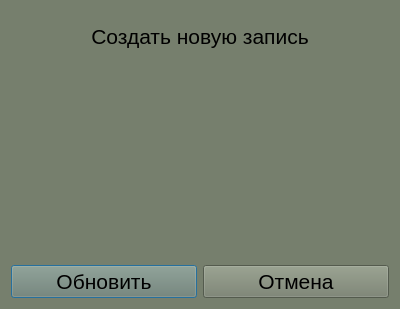
<?xml version="1.0" encoding="UTF-8"?>
<ui version="4.0">
 <class>Dialog</class>
 <widget class="QDialog" name="Dialog">
  <property name="geometry">
   <rect>
    <x>0</x>
    <y>0</y>
    <width>400</width>
    <height>309</height>
   </rect>
  </property>
  <property name="windowTitle">
   <string>Dialog</string>
  </property>
  <property name="styleSheet">
   <string notr="true">background-color: rgb(118, 127, 109);</string>
  </property>
  <layout class="QVBoxLayout" name="verticalLayout_2">
   <item>
    <widget class="QLabel" name="label">
     <property name="sizePolicy">
      <sizepolicy hsizetype="Preferred" vsizetype="Preferred">
       <horstretch>0</horstretch>
       <verstretch>0</verstretch>
      </sizepolicy>
     </property>
     <property name="minimumSize">
      <size>
       <width>0</width>
       <height>0</height>
      </size>
     </property>
     <property name="maximumSize">
      <size>
       <width>16777215</width>
       <height>50</height>
      </size>
     </property>
     <property name="font">
      <font>
       <family>Arial</family>
       <pointsize>16</pointsize>
      </font>
     </property>
     <property name="text">
      <string>Создать новую запись</string>
     </property>
     <property name="alignment">
      <set>Qt::AlignCenter</set>
     </property>
    </widget>
   </item>
   <item>
    <spacer name="verticalSpacer_2">
     <property name="orientation">
      <enum>Qt::Vertical</enum>
     </property>
     <property name="sizeType">
      <enum>QSizePolicy::Fixed</enum>
     </property>
     <property name="sizeHint" stdset="0">
      <size>
       <width>20</width>
       <height>15</height>
      </size>
     </property>
    </spacer>
   </item>
   <item>
    <widget class="QWidget" name="widget" native="true">
     <property name="styleSheet">
      <string notr="true">font: 16pt &quot;Arial&quot;;</string>
     </property>
     <layout class="QVBoxLayout" name="verticalLayout">
      <item>
       <layout class="QVBoxLayout" name="DataContainer"/>
      </item>
     </layout>
    </widget>
   </item>
   <item>
    <spacer name="verticalSpacer">
     <property name="orientation">
      <enum>Qt::Vertical</enum>
     </property>
     <property name="sizeType">
      <enum>QSizePolicy::Fixed</enum>
     </property>
     <property name="sizeHint" stdset="0">
      <size>
       <width>20</width>
       <height>15</height>
      </size>
     </property>
    </spacer>
   </item>
   <item>
    <layout class="QHBoxLayout" name="horizontalLayout">
     <item>
      <widget class="QPushButton" name="add">
       <property name="minimumSize">
        <size>
         <width>100</width>
         <height>0</height>
        </size>
       </property>
       <property name="font">
        <font>
         <family>Arial</family>
         <pointsize>16</pointsize>
        </font>
       </property>
       <property name="text">
        <string>Обновить</string>
       </property>
      </widget>
     </item>
     <item>
      <widget class="QPushButton" name="back">
       <property name="minimumSize">
        <size>
         <width>100</width>
         <height>0</height>
        </size>
       </property>
       <property name="font">
        <font>
         <family>Arial</family>
         <pointsize>16</pointsize>
        </font>
       </property>
       <property name="text">
        <string>Отмена</string>
       </property>
      </widget>
     </item>
    </layout>
   </item>
  </layout>
 </widget>
 <resources/>
 <connections/>
</ui>
